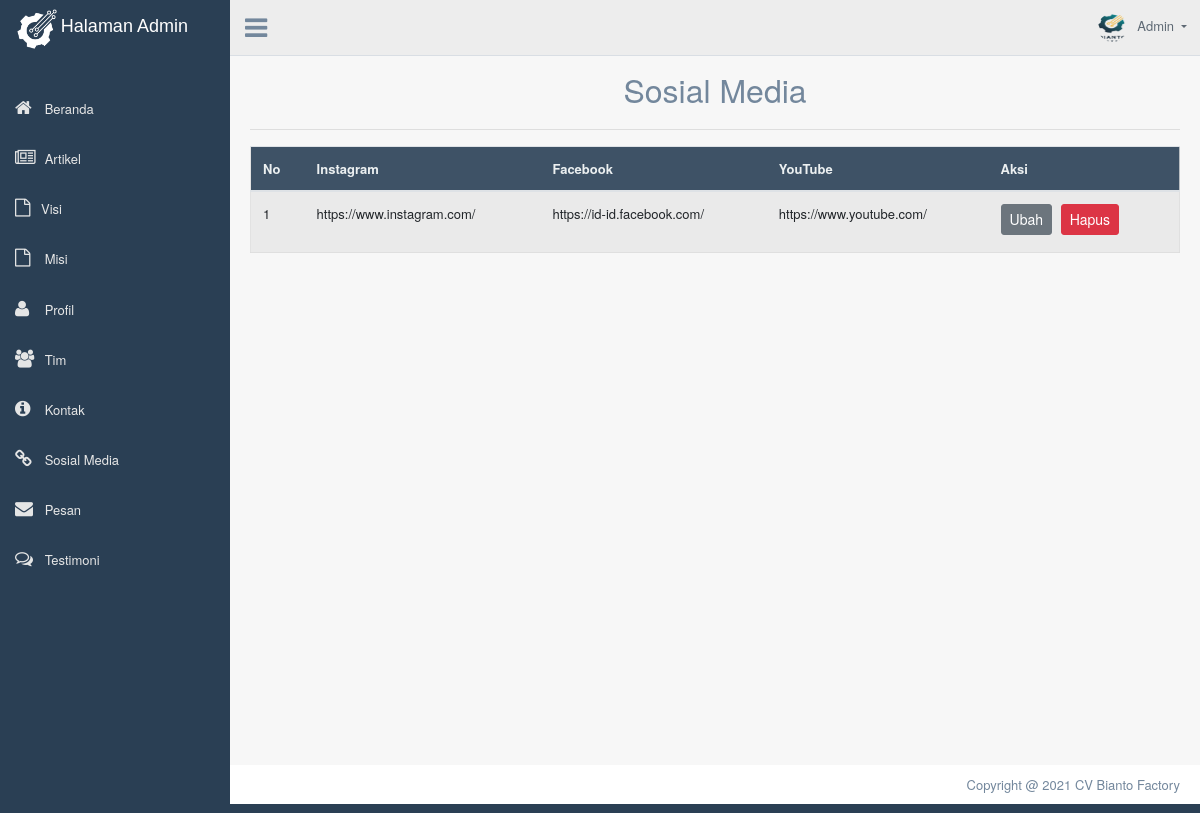
Before: /admin/dashboard.php?page=tampilsosialmedia (signed in) with the older database file.
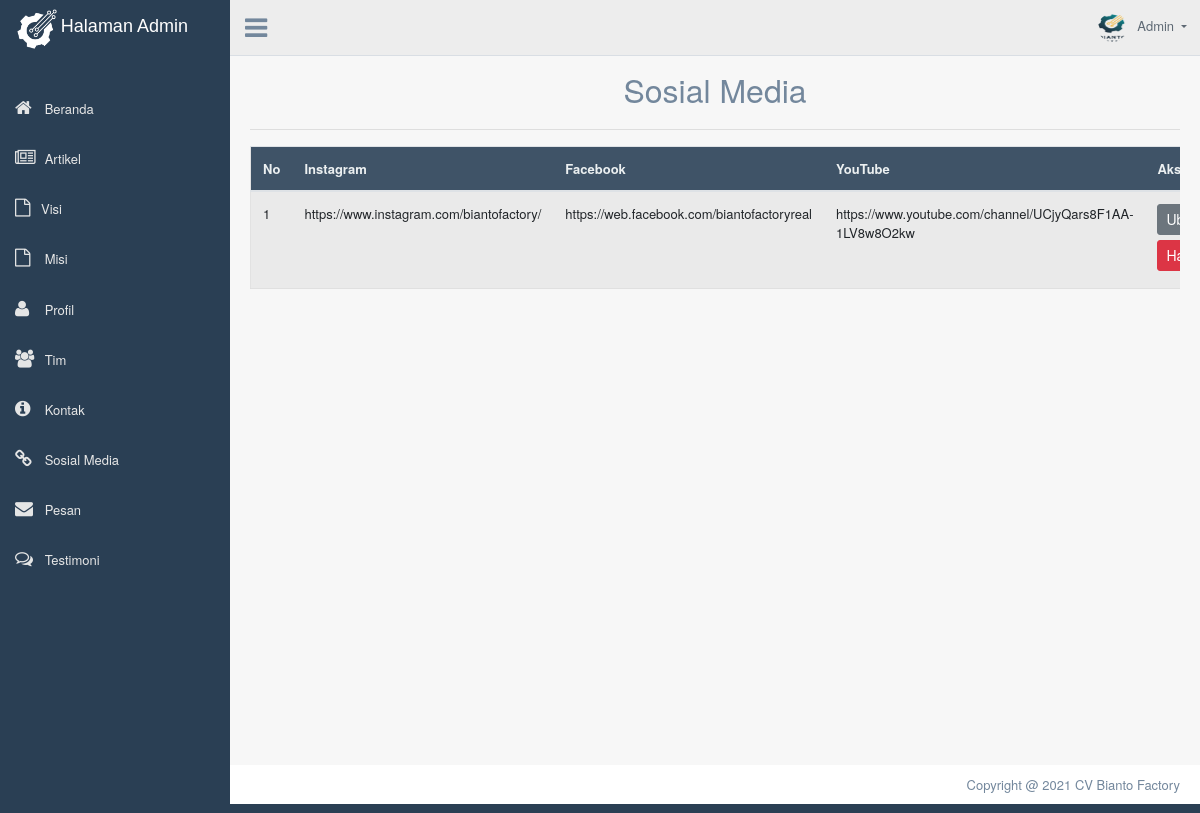
After: the same page with the newer database file.
### tables this page shows
CREATE TABLE `sosialmedia` (
  `id` int(11) NOT NULL,
  `instagram` varchar(255) NOT NULL,
  `facebook` varchar(255) NOT NULL,
  `youtube` varchar(255) NOT NULL
);

### admin/CRUD-SosialMedia/tampil.php (the view, shortened to what this page needs)
<?php
include('../includes/config.php');
?>
<div class="container" style="margin-top:20px">
	<center>
		<font size="6">Sosial Media</font>
	</center>
	<hr>
	<div class="table-responsive">
		<table class="table table-striped jambo_table bulk_action">
			<thead>
				<tr>
					<th>No</th>
					<th>Instagram</th>
					<th>Facebook</th>
					<th>YouTube</th>
					<th>Aksi</th>
				</tr>
			</thead>
			<tbody>
				<?php
				$sql = mysqli_query($koneksidb, "SELECT * FROM sosialmedia ORDER BY id DESC") or die(mysqli_error($koneksidb));
				if (mysqli_num_rows($sql) > 0) {
					$no = 1;
					while ($data = mysqli_fetch_assoc($sql)) {
						echo '
						<tr>
							<td>' . $no . '</td>
							<td>' . $data['instagram'] . '</td>
							<td>' . $data['facebook'] . '</td>
							<td>' . $data['youtube'] . '</td>
							<td>
								<a href="dashboard.php?page=editsosialmedia&id=' . $data['id'] . '" class="btn btn-secondary btn-sm">Ubah</a>
								<a href="CRUD-SosialMedia/delete.php?id=' . $data['id'] . '" class="btn btn-danger btn-sm" onclick="return confirm(\'Yakin ingin menghapus data ini?\')">Hapus</a>
							</td>
						</tr>
						';
						$no++;
					}
				} else {
					echo '
					<tr>
						<td colspan="6">Tidak ada data.</td>
					</tr>
					';
				}
				?>
		</table>
	</div>
</div>

### admin/dashboard.php (shortened to what this page needs)
<?php
include('includes/config.php');
if (strlen($_SESSION['alogin']) == 0) {
  header('location:index.php');
} else {
?>
  <!DOCTYPE html>
  <html lang="en">
  <head>
    <link href="assets/bootstrap/dist/css/bootstrap.min.css" rel="stylesheet">
    <link href="assets/font-awesome/css/font-awesome.min.css" rel="stylesheet">
    <link href="assets/nprogress/nprogress.css" rel="stylesheet">
    <link href="assets/iCheck/skins/flat/green.css" rel="stylesheet">
    <link href="assets/bootstrap-progressbar/css/bootstrap-progressbar-3.3.4.min.css" rel="stylesheet">
    <link href="assets/css/custom.min.css" rel="stylesheet">
  </head>
  <body class="nav-md">
    <div class="container body">
      <div class="main_container">
        <div class="col-md-3 left_col">
          <div class="left_col scroll-view">
            <div class="navbar nav_title" style="border: 0;" style="padding: 25px;">
              <center>
                &nbsp; <a href="dashboard.php" style="margin-left: 10px;"><img src="../assets/images/produkbiantofix3.png" height="40" width="40" alt=""><span>
                    <font size="4" color="white" face="arial"> Halaman Admin</font>
                  </span></a>
              </center>
            </div>
            <br />
            <div id="sidebar-menu" class="main_menu_side hidden-print main_menu">
              <div class="menu_section">
                <ul class="nav side-menu">
                  <li class="">
                    <a href="dashboard.php?">
                      <i class="fa fa-home" aria-hidden="true"></i> Beranda
                    </a>
                  </li>
                  <li class="">
                    <a href="dashboard.php?page=tampilartikel">
                      <i class="fa fa-newspaper-o" aria-hidden="true"></i> Artikel
                    </a>
                  </li>
                  <li class="">
                    <a href="dashboard.php?page=tampilvisi">
                      <i class="fa fa-file-o" aria-hidden="true"></i>Visi
                    </a>
                  </li>
                  <li class="">
                    <a href="dashboard.php?page=tampilmisi">
                      <i class="fa fa-file-o" aria-hidden="true"></i> Misi
                    </a>
                  </li>
                  <li class="">
                    <a href="dashboard.php?page=tampilprofil">
                      <i class="fa fa-user" aria-hidden="true"></i> Profil
                    </a>
                  </li>
                  <li class="">
                    <a href="dashboard.php?page=tampiltim">
                      <i class="fa fa-users" aria-hidden="true"></i> Tim
                    </a>
                  </li>
                  <li class="">
                    <a href="dashboard.php?page=tampilkontak">
                      <i class="fa fa-info-circle" aria-hidden="true"></i> Kontak
                    </a>
                  </li>
                  <li class="">
                    <a href="dashboard.php?page=tampilsosialmedia">
                      <i class="fa fa-link" aria-hidden="true"></i> Sosial Media
                    </a>
                  </li>
                  <li class="">
                    <a href="dashboard.php?page=tampilpesan">
                      <i class="fa fa-envelope"aria-hidden="true"></i> Pesan
                    </a>
                  </li>
                  <li class="">
                    <a href="dashboard.php?page=tampiltesti">
                      <i class="fa fa-comments-o"></i> Testimoni
                    </a>
                  </li>
                </ul>
              </div>
            </div>
          </div>
        </div>
        <div class="top_nav">
          <div class="nav_menu">
            <div class="nav toggle">
              <a id="menu_toggle"><i class="fa fa-bars"></i></a>
            </div>
            <nav class="nav navbar-nav">
              <ul class=" navbar-right">
                <li class="nav-item dropdown open">
                  <a href="#" class="user-profile dropdown-toggle" aria-haspopup="true" id="navbarDropdown" data-toggle="dropdown" aria-expanded="false">
                    <img src="assets/images/logo.png" alt="">Admin
                  </a>
                </li>
              </ul>
            </nav>
          </div>
        </div>
        <div class="right_col" role="main">
          <?php
          $queries = array();
          parse_str($_SERVER['QUERY_STRING'], $queries);
          switch ($queries['page']) {
            case 'tampilsosialmedia':
              include 'CRUD-SosialMedia/tampil.php';
              break;
          }
          ?>
        </div>
        <footer>
          <div class="pull-right">
            Copyright @ 2021 CV Bianto Factory
          </div>
          <div class="clearfix"></div>
        </footer>
      </div>
    </div>
  </body>
  </html>
<?php } ?>

Changed rows visible on the page:
changed sosialmedia: instagram "https://www.instagram.com/" → "https://www.instagram.com/biantofactory/"; facebook "https://id-id.facebook.com/" → "https://web.facebook.com/biantofactoryreal"; youtube "https://www.youtube.com/" → "https://www.youtube.com/channel/UCjyQars8F1AA-1LV8w8O2kw"
